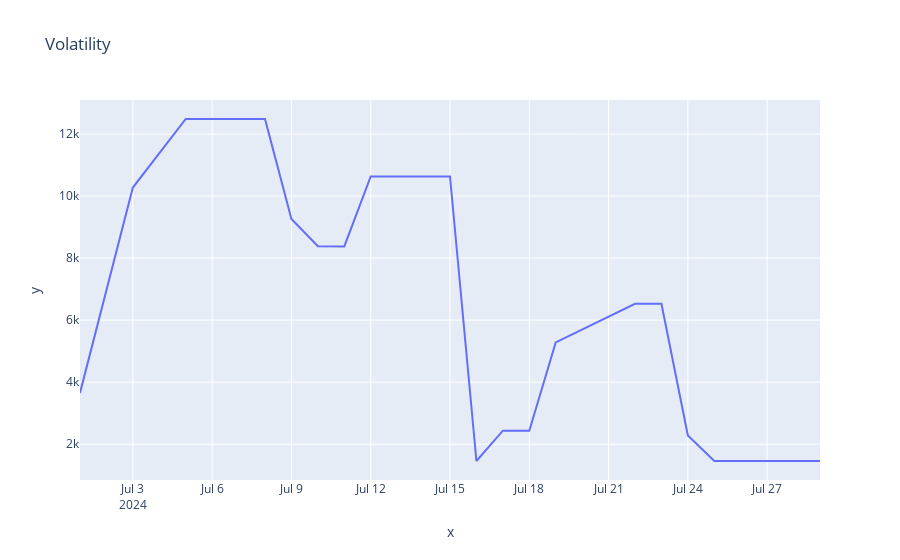

The notebook cell this image was saved under:
### Code cell
px.line(x = test_data.index,y = volatility_test, title = 'Volatility').show()

### Figure 1 — Plotly figure (JSON) as saved in the notebook; plotly's stock layout.template omitted (floating-point values rounded to 4 significant figures)
{"data": [{"hovertemplate": "x=%{x}<br>y=%{y}<extra></extra>", "legendgroup": "", "line": {"color": "#636efa", "dash": "solid"}, "marker": {"symbol": "circle"}, "mode": "lines", "name": "", "orientation": "v", "showlegend": false, "type": "scatter", "x": ["2024-07-01T00:00:00", "2024-07-02T00:00:00", "2024-07-03T00:00:00", "2024-07-05T00:00:00", "2024-07-08T00:00:00", "2024-07-09T00:00:00", "2024-07-10T00:00:00", "2024-07-11T00:00:00", "2024-07-12T00:00:00", "2024-07-15T00:00:00", "2024-07-16T00:00:00", "2024-07-17T00:00:00", "2024-07-18T00:00:00", "2024-07-19T00:00:00", "2024-07-22T00:00:00", "2024-07-23T00:00:00", "2024-07-24T00:00:00", "2024-07-25T00:00:00", "2024-07-26T00:00:00", "2024-07-29T00:00:00"], "xaxis": "x", "y": [3654.0, 6955.0, 10280.0, 12490.0, 12490.0, 9262.0, 8381.0, 8376.0, 10630.0, 10630.0, 1458.0, 2434.0, 2434.0, 5284.0, 6526.0, 6526.0, 2283.0, 1458.0, 1458.0, 1458.0], "yaxis": "y"}], "layout": {"legend": {"tracegroupgap": 0}, "title": {"text": "Volatility"}, "xaxis": {"anchor": "y", "domain": [0, 1], "title": {"text": "x"}}, "yaxis": {"anchor": "x", "domain": [0, 1], "title": {"text": "y"}}}}
